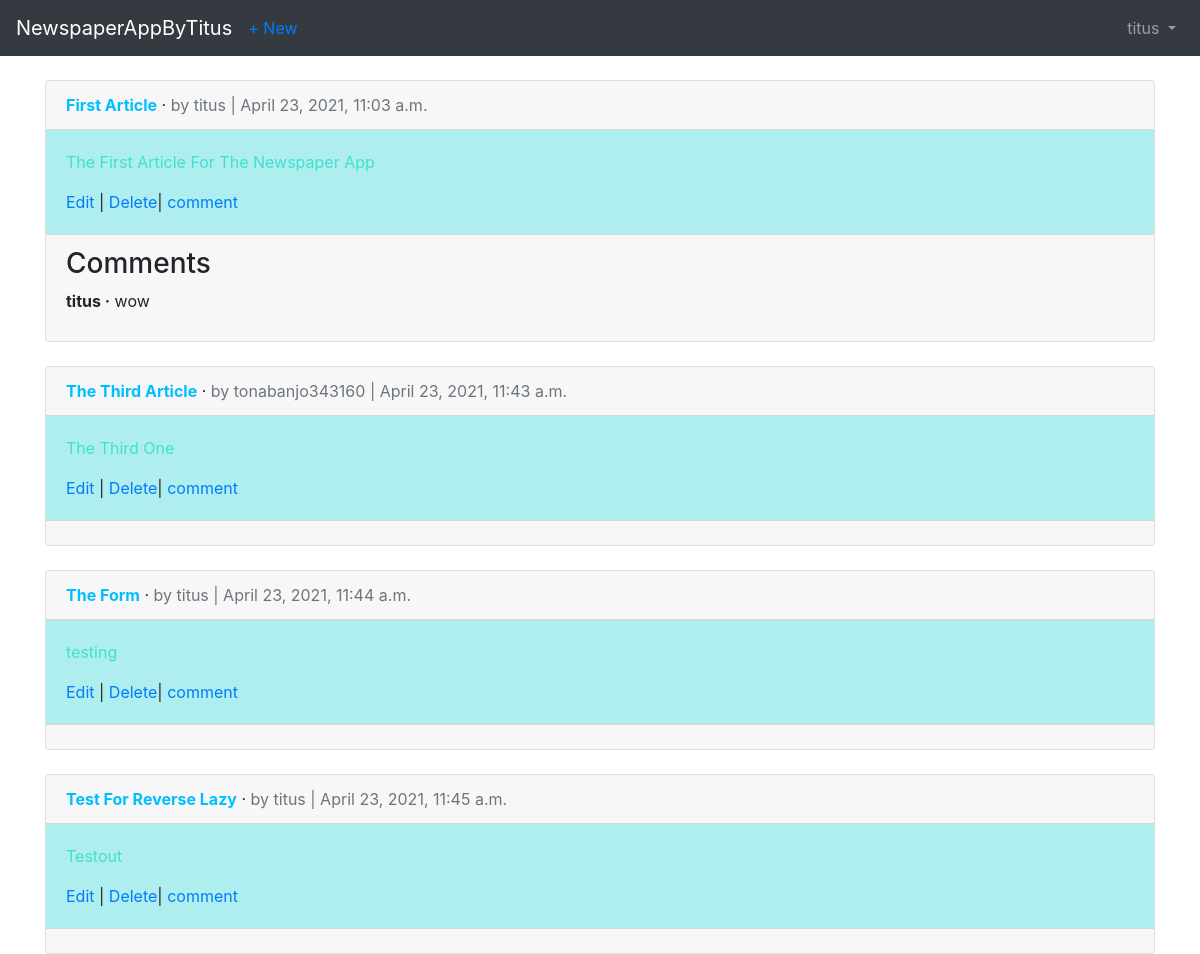
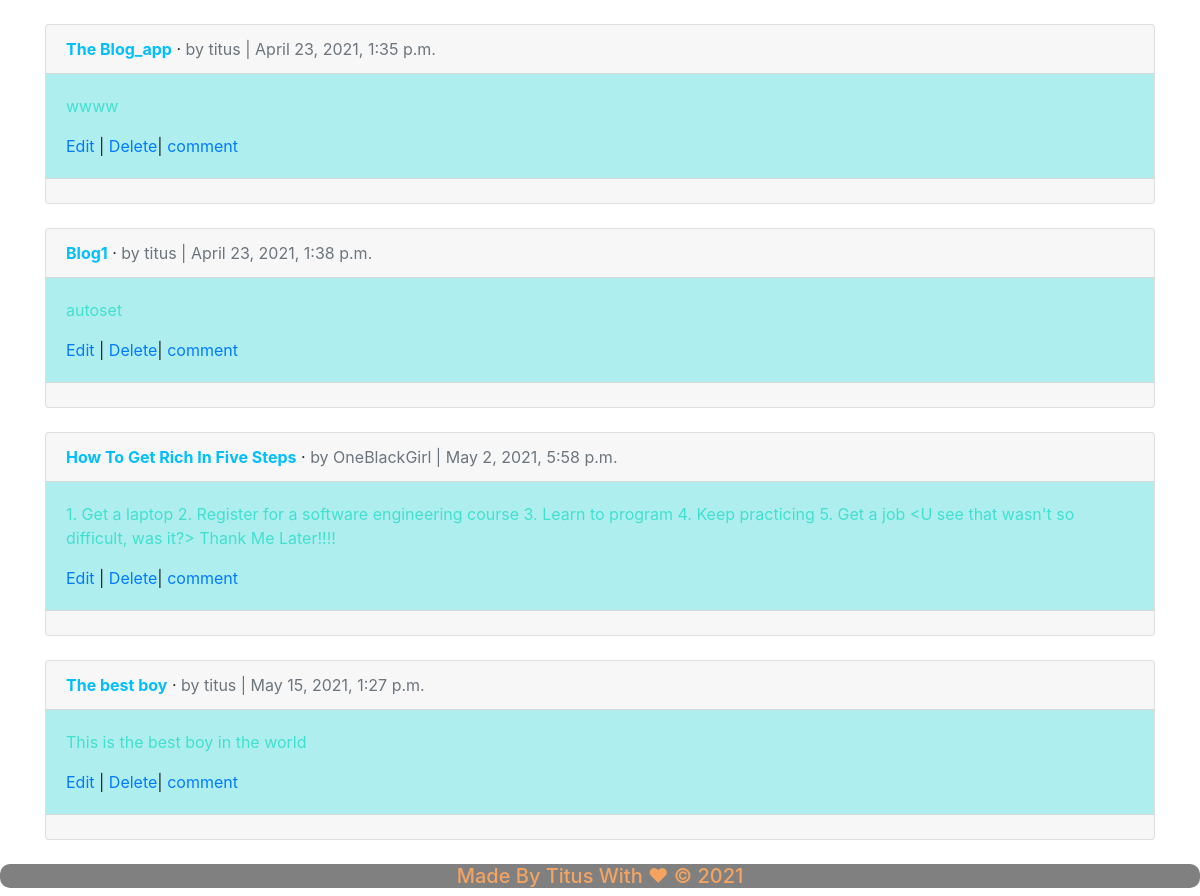
The page /articles/ (signed in) on the database its author committed (2 pictures, top to bottom).
### users/models.py (models this page shows)
class CustomUser(AbstractUser):
    age = models.PositiveIntegerField(null=True, blank=True)

### articles/models.py (models this page shows, shortened)
class Article(models.Model):
    title = models.CharField(max_length=255)
    body = models.TextField()
    date = models.DateTimeField(auto_now_add=True)
    cover = models.ImageField(upload_to='images/', blank=True)
    author = models.ForeignKey(
        get_user_model(),
        on_delete=models.CASCADE,
    )

class Comment(models.Model):
    article = models.ForeignKey(
        Article,
        on_delete=models.CASCADE,
        related_name='comments',
    )
    comment = models.CharField(max_length=255)
    author = models.ForeignKey(
        get_user_model(),
        on_delete=models.CASCADE,
    )
    def __str__(self):
        return self.comment

### articles/views.py (the view)
# urls.py: path('', ArticleListView.as_view(), name='article_list'),
class ArticleListView(LoginRequiredMixin, ListView):
    model = Article
    template_name = 'article_list.html'
    login_url = 'login'

### templates/article_list.html (shortened to what this page needs)
<!DOCTYPE html>
<html lang="en">
<head>
</head>
<body>
{% extends 'base.html' %}
{% block content %}
{% for article in object_list %}
<div class="card">
<div class="card-header">
<span class="font-weight-bold" style="color: deepskyblue">{{ article.title }}</span> &middot;
<span class="text-muted" style="color: #5b80b2">by {{ article.author }} |
{{ article.date }}</span>
</div>
<div class="card-body" style="background: paleturquoise" >
<p style="color:turquoise">{{ article.body }}</p>
<a href="{% url 'article_edit' article.pk %}">Edit</a> |
<a href="{% url 'article_delete' article.pk %}">Delete</a>|
    <a href="{% url 'article_comment' article.pk %}">comment</a>
</div>
<div class="card-footer">
{% for comment in article.comments.all %}
    <h3>Comments</h3>
<p>
<span class="font-weight-bold">{{ comment.author }} &middot;</span>
{{ comment }}
</p>
{% endfor %}
</div>
</div>
<br />
{% endfor %}
{% endblock content %}

### templates/base.html (shortened to what this page needs)
<!doctype html>
<html lang="en">
  <head>
    <link rel="stylesheet" href="https://stackpath.bootstrapcdn.com/bootstrap/4.3.1/css/bootstrap.min.css">
  </head>
  <body>
   <nav class="navbar navbar-expand-md navbar-dark bg-dark mb-4">
        <a class="navbar-brand" href="{% url 'home' %}">NewspaperAppByTitus</a>
       <div class="collapse navbar-collapse" id="navbarCollapse">
            <div class="collapse navbar-collapse" id="navbarCollapse">
                {% if user.is_authenticated %}
                      <ul class="navbar-nav mr-auto">
            <li class="nav-item"><a href="{% url 'article_new' %}">+ New</a></li>
            </ul>
                <ul class="navbar-nav ml-auto">
                <li class="nav-item">
                <a class="nav-link dropdown-toggle" href="#" id="userMenu" data-toggle="dropdown" aria-haspopup="true" aria-expanded="false">
                        {{ user.username }}
                </a>
            </li>
            </ul>
                {% else %}
            <form class="form-inline ml-auto">
                <a href="{% url 'login' %}" class="btn btn-outline-secondary">Log In</a>
                <a href="{% url 'signup' %}" class="btn btn-primary ml-2">Sign up</a>
            </form>
            {% endif %}</div>
       </div>
   </nav>
        <div class="container">
            {% block content %}
            {% endblock content %}
        </div>
   <div class="footer">
       <h5>Made By Titus With &hearts; &copy; 2021</h5>
   </div>
  </body>
</html>

### templates/base.html (style rules this page uses)
.footer { text-align: center; color: sandybrown; background-color: grey; border-radius: 10px; }

### rows shown on the page
CustomUser: username "titus"
Article: title "First Article", author "titus", date "April 23, 2021, 11:03 a.m.", body "The First Article For The Newspaper App"
Comment: author "titus", comment "wow"
Article: title "The Third Article", author "tonabanjo343160", date "April 23, 2021, 11:43 a.m.", body "The Third One"
Article: title "The Form", author "titus", date "April 23, 2021, 11:44 a.m.", body "testing"
Article: title "Test For Reverse Lazy", author "titus", date "April 23, 2021, 11:45 a.m.", body "Testout"
Article: title "The Blog_app", author "titus", date "April 23, 2021, 1:35 p.m.", body "wwww"
Article: title "Blog1", author "titus", date "April 23, 2021, 1:38 p.m.", body "autoset"
Article: title "How To Get Rich In Five Steps", author "OneBlackGirl", date "May 2, 2021, 5:58 p.m.", body "1. Get a laptop 2. Register for a software engineering course 3. Learn to program 4. Keep practicing 5. Get a job <U see that wasn't so difficult, was it?> Thank Me Later!!!!"
Article: title "The best boy", author "titus", date "May 15, 2021, 1:27 p.m.", body "This is the best boy in the world"
